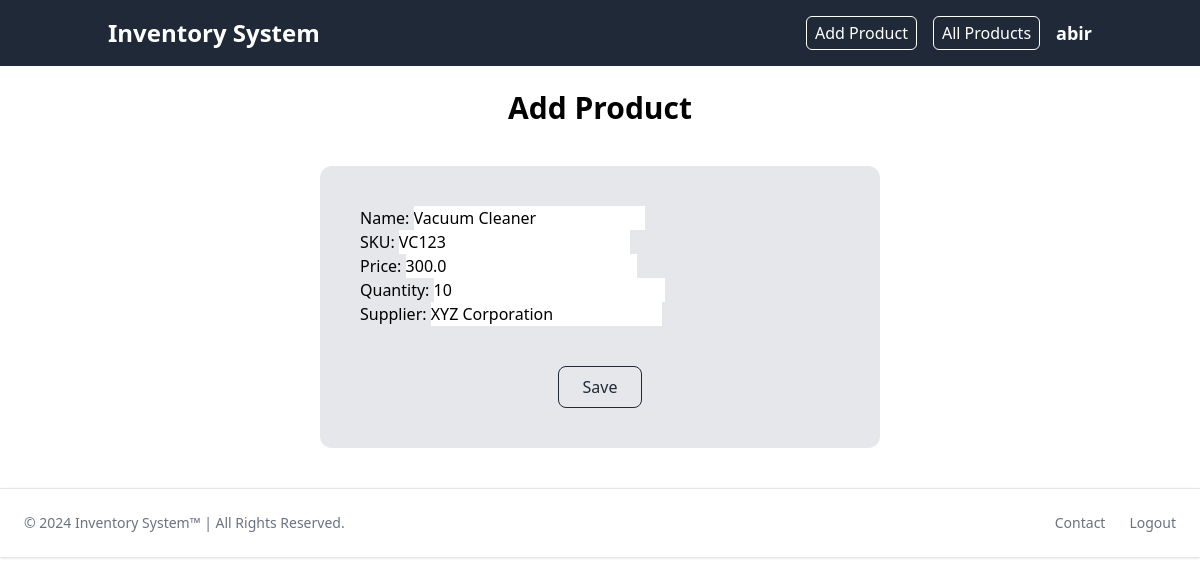
The page /update/1/ (signed in) on the database its author committed.
### inventory_app/models.py (models this page shows, shortened)
class Product(models.Model):
    product_id = models.AutoField(primary_key=True)
    name = models.CharField(max_length=100)
    sku = models.CharField(max_length=50, unique=True)
    price = models.FloatField()
    quantity = models.IntegerField()
    supplier = models.CharField(max_length=100)

### inventory_app/views.py (the view)
# urls.py: path('update/<int:product_id>/', views.product_update_view, name="update_product"),
@login_required
def product_update_view(request, product_id):
    product = Product.objects.get(product_id=product_id)
    form = ProductForm(instance=product)
    if request.method == 'POST':
        form = ProductForm(request.POST, instance=product)
        if form.is_valid():
            form.save()
            return redirect('products')
    return render(request, 'create_product.html', {'form': form})

### inventory_app/forms.py
class ProductForm(forms.ModelForm):
    class Meta:
        model = Product
        fields = '__all__'
        labels = {
            'product_id' : 'Product ID',
            'name' : 'Name',
            'sku' : 'SKU',
            'price' : 'Price',
            'quantity' : 'Quantity',
            'supplier' : 'Supplier',
        }
        widgets = {
            'product_id' : forms.NumberInput(attrs={'placeholder' : 'e.g. 1', 'class' : 'form-control'}),
            'name' : forms.TextInput(attrs={'placeholder' : 'e.g. ABC', 'class' : 'form-control'}),
            'sku' : forms.TextInput(attrs={'placeholder' : 'e.g. X123', 'class' : 'form-control'}),
            'price' : forms.NumberInput(attrs={'placeholder' : 'e.g. 1.0', 'class' : 'form-control'}),
            'quantity' : forms.NumberInput(attrs={'placeholder' : 'e.g. 1', 'class' : 'form-control'}),
            'supplier' : forms.TextInput(attrs={'placeholder' : 'e.g. XYZ Org', 'class' : 'form-control'}),
        }

### inventory_app/templates/create_product.html (shortened to what this page needs)
{% extends "layout.html" %}
{% load tailwind_filters %}
{% block content %}
<h1 class="mt-6 text-center text-3xl font-semibold">Add Product</h1>
<form method="POST" class="my-10 lg:mx-80 mx-20 bg-gray-200 p-10 rounded-xl">
    {{ form|crispy }}
    <div class="mt-10 flex justify-center">
    <button type="submit" class="py-2 px-6 border text-gray-800 border-gray-800 rounded-lg hover:bg-gray-800 hover:text-white transition duration-300">
        Save
    </button>
    </div>
</form>
<footer  class="mt-10 bottom-0 left-0 z-20 w-full p-4 bg-white border-t border-gray-200 shadow md:flex md:items-center md:justify-between md:p-6 dark:bg-gray-800 dark:border-gray-600">
    <div class="flex lg:flex-row lg:justify-between flex-col justify-center items-center w-full">
    <span class="text-sm text-gray-500 sm:text-center dark:text-gray-400">© 2024 <a href="{% url 'home' %}">Inventory System™</a> | All Rights Reserved.
    </span>
    <ul class="flex flex-wrap items-center mt-3 text-sm font-medium text-gray-500 dark:text-gray-400 sm:mt-0">
        <li>
            <a href="{% url 'contact' %}" class="mr-4 hover:text-blue-600 md:mr-6">Contact</a>
        </li>
        <li>
            <a href="{% url 'logout' %}" class="hover:text-red-600">Logout</a>
        </li>
    </ul>
  </div>
  </footer>
{% endblock %}

### inventory_app/templates/layout.html (shortened to what this page needs)
<!DOCTYPE html>
<html lang="en">
<head>
    <link href="https://cdn.jsdelivr.net/npm/tailwindcss@2.2.19/dist/tailwind.min.css" rel="stylesheet">
</head>
<body>
    <nav class="bg-gray-800 p-4">
        <div class="container mx-auto flex items-center justify-between">
          <a href="{% url 'home' %}" class="text-white text-2xl font-bold lg:ml-5">Inventory System</a>
          <div class="hidden lg:flex lg:items-center lg:space-x-4 mr-5" id="menu">
            <a href="{% url 'create_product'%}" class="text-white border border-white hover:bg-white hover:text-gray-800 py-1 px-2 rounded-md">Add Product</a>
            <a href="{% url 'products' %}" class="text-white border border-white hover:bg-white hover:text-gray-800 py-1 px-2 rounded-md">All Products</a>
            <p class="text-lg font-semibold text-white">{{request.user.username}}</p>
          </div>
        </div>
      </nav>
      <div>
        {% block content %}
        {% endblock %}
    </div>
</body>
</html>

### rows shown on the page
Product: name "Vacuum Cleaner", sku "VC123", price "300.0", quantity "10", supplier "XYZ Corporation"

### other values the page prints
{{ request.user.username }} "abir"
